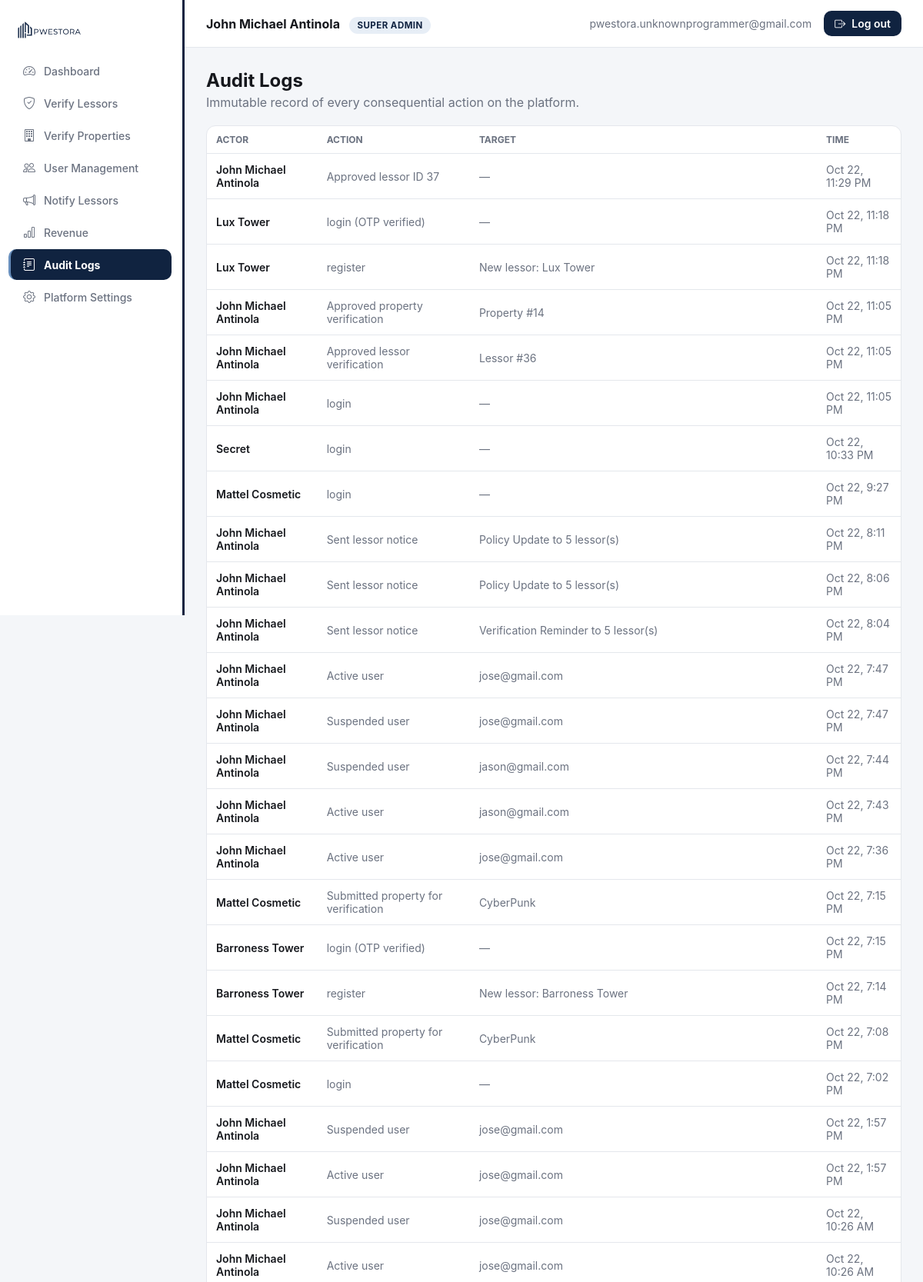
/dashboard.php?page=audit (signed in, upper part), run on the app's committed database.
### tables this page shows
CREATE TABLE `audit_logs` (
  `id` int(11) NOT NULL,
  `actor_id` int(11) DEFAULT NULL,
  `action` varchar(150) NOT NULL,
  `details` text DEFAULT NULL,
  `created_at` datetime NOT NULL DEFAULT current_timestamp()
);

CREATE TABLE `users` (
  `id` int(11) NOT NULL,
  `role` enum('lessor','superadmin','lessee') NOT NULL DEFAULT 'lessor',
  `status` enum('pending','active','suspended') NOT NULL DEFAULT 'pending',
  `company_name` varchar(150) DEFAULT NULL,
  `full_name` varchar(150) NOT NULL,
  `email` varchar(150) NOT NULL,
  `phone` varchar(30) DEFAULT NULL,
  `password_hash` varchar(255) NOT NULL,
  `api_token` varchar(64) DEFAULT NULL,
  `otp_code` varchar(6) DEFAULT NULL,
  `otp_expires_at` datetime DEFAULT NULL,
  `created_at` datetime NOT NULL DEFAULT current_timestamp(),
  `updated_at` datetime NOT NULL DEFAULT current_timestamp() ON UPDATE current_timestamp(),
  `avatar_url` varchar(255) DEFAULT NULL,
  `fcm_token` varchar(255) DEFAULT NULL
);

### public_html/modules/audit.php (the view, shortened to what this page needs)
<?php
$logs = $pdo->query(
    "SELECT al.*, u.company_name, u.full_name, u.role AS actor_role
     FROM audit_logs al
     LEFT JOIN users u ON u.id = al.actor_id
     ORDER BY al.created_at DESC
     LIMIT 200"
)->fetchAll();
function actor_label(array $row): string {
    return $row['actor_role'] === 'lessor' ? ($row['company_name'] ?: 'Lessor') : ($row['full_name'] ?: 'User');
}
?>
<h2 style="margin:0 0 4px;">Audit Logs</h2>
<p style="color:var(--ink-500); margin:0 0 20px;">Immutable record of every consequential action on the platform.</p>
<div class="card" style="padding:0; overflow:hidden;">
  <div class="table-scroll">
  <table>
    <thead><tr><th>Actor</th><th>Action</th><th>Target</th><th>Time</th></tr></thead>
    <tbody>
      <?php if (!$logs): ?>
        <tr><td colspan="4" style="text-align:center; color:var(--ink-500);">Nothing logged yet.</td></tr>
      <?php else: foreach ($logs as $l): ?>
        <tr>
          <td style="font-weight:600;"><?= htmlspecialchars(actor_label($l)) ?></td>
          <td style="color:var(--ink-500);"><?= htmlspecialchars($l['action']) ?></td>
          <td style="color:var(--ink-500);"><?= htmlspecialchars($l['details'] ?: '—') ?></td>
          <td style="color:var(--ink-500);"><?= (new DateTime($l['created_at']))->format('M j, g:i A') ?></td>
        </tr>
      <?php endforeach; endif; ?>
    </tbody>
  </table>
  </div>
</div>

### public_html/assets/css/style.css (style rules this page uses)
:root { --primary: #102340; --primary-light: #264875; --accent: #678EBC; --accent-soft: #E7EEF6; --tint: #CCD8E4; --steel: #888F96; --success: #1E8E5A; --success-soft: #E5F5EC; --warning: #E8A33D; --warning-soft: #FCF1E0; --error: #D64545; --error-soft: #FBE9E9; --ink-900: #16181D; --ink-500: #6B7280; --ink-300: #9AA6B5; --border: #E4E7EC; --surface: #FFFFFF; --bg: #F4F6F9; --radius: 12px; --sidebar-w: 240px; }
* { box-sizing: border-box; }
html { -webkit-text-size-adjust: 100%; }
body { margin: 0; font-family: -apple-system, "Segoe UI", Roboto, Helvetica, Arial, sans-serif; background: var(--bg); color: var(--ink-900); -webkit-font-smoothing: antialiased; }
.card { background: var(--surface); border: 1px solid var(--border); border-radius: var(--radius); padding: 20px; margin-bottom: 20px; }
.table-scroll { width: 100%; overflow-x: auto; -webkit-overflow-scrolling: touch; }
table { width: 100%; border-collapse: collapse; font-size: 14px; min-width: 560px; }
th { text-align: left; color: var(--ink-500); font-size: 12px; text-transform: uppercase; padding: 10px 12px; border-bottom: 1px solid var(--border); white-space: nowrap; }
td { padding: 12px; border-bottom: 1px solid var(--border); }

### data on the page
audit_logs: actor.full_name "John Michael Antinola", action "Approved lessor ID 37", details "—", created_at "Oct 22, 11:29 PM"
audit_logs: actor.company_name "Lux Tower", action "login (OTP verified)", details "—", created_at "Oct 22, 11:18 PM"
audit_logs: actor.company_name "Lux Tower", action "register", details "New lessor: Lux Tower", created_at "Oct 22, 11:18 PM"
audit_logs: actor.full_name "John Michael Antinola", action "Approved property verification", details "Property #14", created_at "Oct 22, 11:05 PM"
audit_logs: actor.full_name "John Michael Antinola", action "Approved lessor verification", details "Lessor #36", created_at "Oct 22, 11:05 PM"
audit_logs: actor.full_name "John Michael Antinola", action "login", details "—", created_at "Oct 22, 11:05 PM"
audit_logs: actor.company_name "Secret", action "login", details "—", created_at "Oct 22, 10:33 PM"
audit_logs: actor.company_name "Mattel Cosmetic", action "login", details "—", created_at "Oct 22, 9:27 PM"
audit_logs: actor.full_name "John Michael Antinola", action "Sent lessor notice", details "Policy Update to 5 lessor(s)", created_at "Oct 22, 8:11 PM"
audit_logs: actor.full_name "John Michael Antinola", action "Sent lessor notice", details "Policy Update to 5 lessor(s)", created_at "Oct 22, 8:06 PM"
audit_logs: actor.full_name "John Michael Antinola", action "Sent lessor notice", details "Verification Reminder to 5 lessor(s)", created_at "Oct 22, 8:04 PM"
audit_logs: actor.full_name "John Michael Antinola", action "Active user", details "jose@gmail.com", created_at "Oct 22, 7:47 PM"
audit_logs: actor.full_name "John Michael Antinola", action "Suspended user", details "jose@gmail.com", created_at "Oct 22, 7:47 PM"
audit_logs: actor.full_name "John Michael Antinola", action "Suspended user", details "jason@gmail.com", created_at "Oct 22, 7:44 PM"
audit_logs: actor.full_name "John Michael Antinola", action "Active user", details "jason@gmail.com", created_at "Oct 22, 7:43 PM"
audit_logs: actor.full_name "John Michael Antinola", action "Active user", details "jose@gmail.com", created_at "Oct 22, 7:36 PM"
audit_logs: actor.company_name "Mattel Cosmetic", action "Submitted property for verification", details "CyberPunk", created_at "Oct 22, 7:15 PM"
audit_logs: actor.company_name "Barroness Tower", action "login (OTP verified)", details "—", created_at "Oct 22, 7:15 PM"
audit_logs: actor.company_name "Barroness Tower", action "register", details "New lessor: Barroness Tower", created_at "Oct 22, 7:14 PM"
audit_logs: actor.company_name "Mattel Cosmetic", action "Submitted property for verification", details "CyberPunk", created_at "Oct 22, 7:08 PM"
audit_logs: actor.company_name "Mattel Cosmetic", action "login", details "—", created_at "Oct 22, 7:02 PM"
audit_logs: actor.full_name "John Michael Antinola", action "Suspended user", details "jose@gmail.com", created_at "Oct 22, 1:57 PM"
audit_logs: actor.full_name "John Michael Antinola", action "Active user", details "jose@gmail.com", created_at "Oct 22, 1:57 PM"
audit_logs: actor.full_name "John Michael Antinola", action "Suspended user", details "jose@gmail.com", created_at "Oct 22, 10:26 AM"
audit_logs: actor.full_name "John Michael Antinola", action "Active user", details "jose@gmail.com", created_at "Oct 22, 10:26 AM"

### other printed values
$item['label'] "Dashboard"
$item['label'] "Verify Lessors"
$item['label'] "Verify Properties"
$item['label'] "User Management"
$item['label'] "Notify Lessors"
$item['label'] "Revenue"
$item['label'] "Audit Logs"
$item['label'] "Platform Settings"
$user['company'] ?: $user['name'] "John Michael Antinola"
$roleLabel "SUPER ADMIN"
$user['email'] "pwestora.unknownprogrammer@gmail.com"
